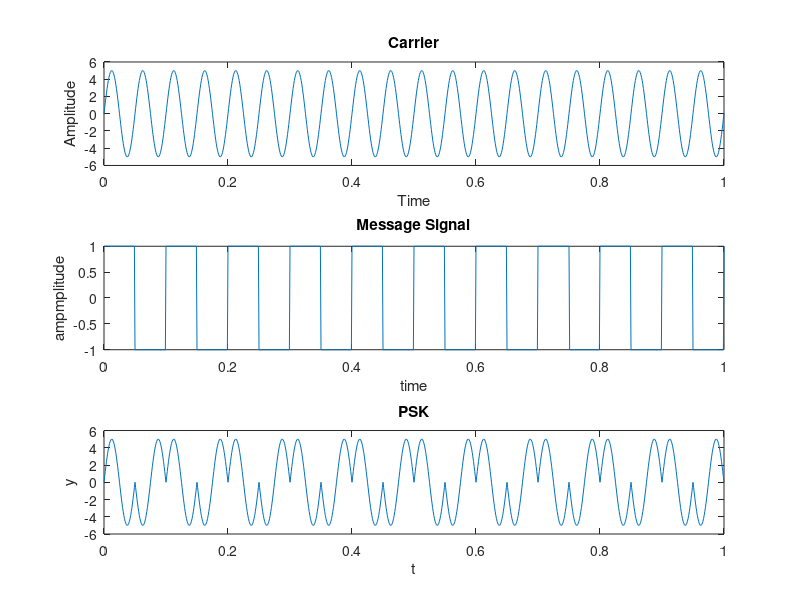

Write MATLAB code to recreate this figure.
%Nikunj Purohit
%BPSK
clc %for clearing the command window
close all %for closing all the window except command window
clear all %for deleting all the variables from the memory
t=0:.001:1; % For setting the sampling interval
fc=20;
fm=10;
amp=5;
c=amp.*sin(2*pi*fc*t);% Generating Carrier Sine
subplot(3,1,1) %For Plotting The Carrier wave
plot(t,c)
xlabel('Time')
ylabel('Amplitude')
title('Carrier')
m=square(2*pi*fm*t);% For Plotting Message signal
subplot(3,1,2)
plot(t,m)
xlabel('time')
ylabel('ampmplitude')
title('Message Signal')% Sine wave multiplied with square wave in order to generate PSK
x=c.*m;
subplot(3,1,3) % For Plotting PSK (Phase Shift Keyed) signal
plot(t,x)
xlabel('t')
ylabel('y')
title('PSK')
